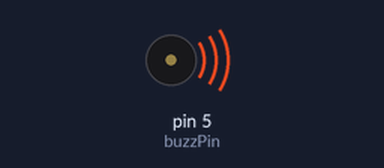
A sketch run on a simulated Arduino Uno, built with avr-gcc and run on an emulated ATmega328P. Shown: buzzer (waves = sounding).

Above: at 0.02 s.
At 2.82 s:
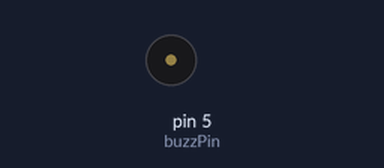
Timing chart, 0 to 3.1 s (numbered marks = the images above):
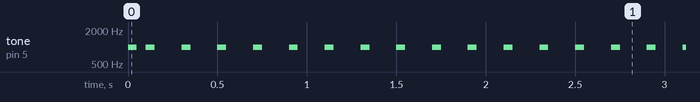

Measured:
- by itself, tone on pin 5 (buzzPin): goes 1000 Hz 0.05 s, silent 0.05 s, 649 × (1000 Hz 0.05 s, silent 0.15 s), 1000 Hz 0.05 s, then silent

The sketch:

test_buzzer2.ino
```cpp
 int frequency=1000; //Specified in Hz
 int buzzPin=5;
 int timeOn=50; //specified in milliseconds
 int timeOff=50; //specified in millisecods


void setup(){


}


void loop(){

   tone(buzzPin, frequency);
   delay(timeOn);
   noTone(buzzPin);
   delay(timeOff);
}
```
